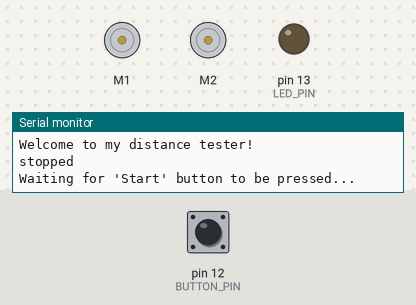
This sketch was run on a simulated Arduino Nano, built with avr-gcc and run on an emulated ATmega328P. On the bench: 2 × DC motor (green arrow = forward, orange = backward, longer = faster), output pins drawn as LEDs (lit = HIGH), the last lines printed to the serial monitor. Inputs (shaded band) come from the test bench; at power-on: pin 12 (BUTTON_PIN) HIGH.

Above: at 1.2 s.
1.3 s: pin 12 (BUTTON_PIN) pulled LOW for 0.15 s
At 4.02 s:
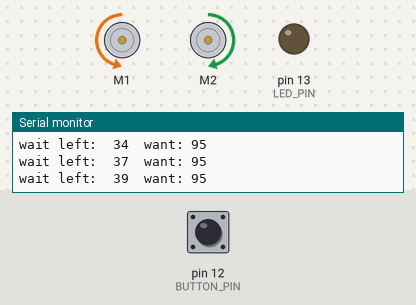
At 5.5 s:
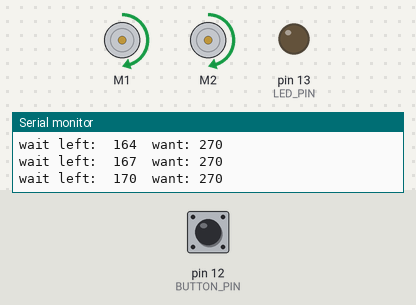
Timing chart, 0 to 10.4 s (numbered marks = the images above; inputs shaded):
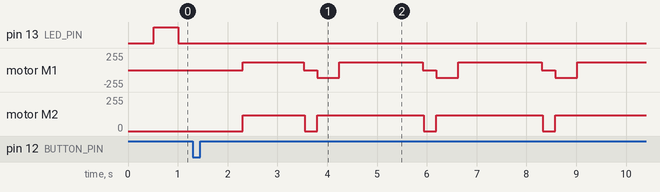

Measured:
- after the input at 1.3 s, pin 13 (LED_PIN): stops changing and stays LOW; motor M1: stopped → forward 119/255 after 1.0 s, then repeats every 2.4 s: stopped 0.27 s, backward 119/255 0.45 s, forward 119/255 1.7 s; motor M2: stopped → forward 119/255 after 1.0 s, then repeats every 2.4 s: stopped 0.25 s, forward 119/255 2.1 s

The sketch:

Lab8_Drive.ino
```cpp
// ===========================================================
//
// Lab8_Drive.ino
// Description: Arduino encoder tester
// Name: John Albrecht and Joseph Ortiz
// Date: October 23, 2018
// Class: CMPE-110
// Section: Section 1, Tuesday, 5:00PM
//
// ===========================================================
//
#include <RedBot.h>

// 'Start' button
#define BUTTON_PIN 12

// user LED
#define LED_PIN 13

// the left and right wheel encoders
#define L_ENCODER_PIN A2
#define R_ENCODER_PIN 10

// the left, center and right line sensors
#define L_LINE_SENSOR_PIN A3
#define C_LINE_SENSOR_PIN A6
#define R_LINE_SENSOR_PIN A7
#define LINETHRESHOLD 1024      // threshold to know we are on the line: 1 (very light) to 1024 (very dark)

// the front Sensor
#define TRIG_PIN A1
#define ECHO_PIN A0

// Motor
#define MAX_SPEED 255           // Fastest speed
#define MIN_SPEED 1             // Slowest speed

// Define the motors, encoders and sensor objects
RedBotMotors motors;
RedBotEncoder encoder = RedBotEncoder(L_ENCODER_PIN, R_ENCODER_PIN);
RedBotSensor left = RedBotSensor(L_LINE_SENSOR_PIN);
RedBotSensor center = RedBotSensor(C_LINE_SENSOR_PIN);
RedBotSensor right = RedBotSensor(R_LINE_SENSOR_PIN);


void setup()
{
  Serial.begin(19200); //for serial IO to screen
  Serial.println("Welcome to my distance tester!");

  // make sure the motors are stopped
  stopMotors();

  // now that wheels are stopped, clear the encoder count
  encoder.clearEnc(BOTH);

  pinMode(BUTTON_PIN, INPUT_PULLUP); // setup 'start' button so it is LOW when pressed
  pinMode(LED_PIN, OUTPUT); // setup user LED to be an output

  // setup front sensor's trigger pin adn set to LOW (so it is not on yet)
  pinMode(TRIG_PIN, OUTPUT);
  digitalWrite(TRIG_PIN, LOW);
}

void loop()
{
  pressToStart();          // wait for 'Start' button to be pressed
  fwd(120);                // drive forward at speed 120
  waitEncoderLeft(270);    // wait 279 counts
  clearEncoders();         // clear encoders
  turnLeft(120);           // turn to the left at speed 120
  waitEncoderLeft(95);    // wait until it turns enough (100 counts)
  fwd(120);                // drive forward at speed 120
  waitEncoderLeft(270);    // wait 279 counts
  clearEncoders();         // clear encoders
  turnLeft(120);           // turn to the left at speed 120
  waitEncoderLeft(95);    // wait until it turns enough (100 counts)
  fwd(120);                // drive forward at speed 120
  waitEncoderLeft(270);    // wait 279 counts
  clearEncoders();         // clear encoders
  turnLeft(120);           // turn to the left at speed 120
  waitEncoderLeft(95);    // wait until it turns enough (100 counts)
  fwd(120);                // drive forward at speed 120
  waitEncoderLeft(270);    // wait 279 counts
  clearEncoders();         // clear encoders
  turnLeft(120);           // turn to the left at speed 120
  waitEncoderLeft(95);    // wait until it turns enough (100 counts)
  stopMotors();            // stop motors
  clearEncoders();         // clear encoders
}


// Function:    waitEncoderLeft
// Description: waits for left wheel encoder to change the desried amount
// Inputs:      counts - number of encoder counts to wait for
// Returns:     none
void waitEncoderLeft(int counts)
{
  long    lCount = 0;     // left motor encoder counts

  while (true)
  {
    // get current value
    lCount = abs(encoder.getTicks(LEFT));

    // print new counter value
    Serial.print("wait left:  ");
    Serial.print(lCount, DEC);
    Serial.print("\twant: ");
    Serial.print(counts, DEC);
    Serial.println("");

    if (lCount >= counts)
    {
        return;
    }
  }
}


// Function:    waitEncoderRight
// Description: waits for right wheel encoder to change the desried amount
// Inputs:      counts - number of encoder counts to wait for
// Returns:     none
void waitEncoderRight(int counts)
{
  long    rCount = 0;     // right motor encoder counts

  while (true)
  {
    // get current value
    rCount = abs(encoder.getTicks(LEFT));

    // print new counter value
    Serial.print("wait right: ");
    Serial.print(rCount, DEC);
    Serial.print("\twant: ");
    Serial.print(counts, DEC);
    Serial.println("");

    if (rCount >= counts)
    {
        return;
    }
  }
}


// Function:    clearEncoders
// Description: clears encoder counts (this stops the motors)
// Inputs:      none
// Returns:     none
void clearEncoders()
{
  stopMotors(); // stop the motors so coutns do not hcange on us
  wait(250);    // give wheels a chance to actually stop

  // clear the encoder counts
  encoder.clearEnc(LEFT);
  encoder.clearEnc(RIGHT);
}


// Function:    pressToStart
// Description: wait for the 'Start' button to be pressed
// Inputs:      none
// Returns:     none
//
void pressToStart()
{
  unsigned long startTime;
  bool pressed = false;

  Serial.println(""); // print blank line
  Serial.println("Waiting for 'Start' button to be pressed...");

  // keep blinking LED until button is pressed
  while (!pressed)
  {
    // keep LED off for 1 sec, or until button is pressed
    digitalWrite(LED_PIN, LOW);  // turn LED off
    startTime = millis();        // get current time NOTE: the micros() counter will overflow after ~50 days
    while (!pressed && ((millis() - startTime) < 500))
    {
      // see if button is pressed (i.e. LOW)
      if (digitalRead(BUTTON_PIN) == LOW)
      {
        pressed = true;
      }
    }

    // keep LED on for 1 sec, or until button is pressed
    digitalWrite(LED_PIN, HIGH); // turn LED on
    startTime = millis();        // get current time NOTE: the millis() counter will overflow after ~50 days
    while (!pressed && ((millis() - startTime) < 500))
    {
      // see if button is pressed (i.e. LOW)
      if (digitalRead(BUTTON_PIN) == LOW)
      {
        pressed = true;
      }
    }
  }

  // make sure LED is off
  digitalWrite(LED_PIN, LOW);

  // give user a chance to remove their finger
  wait(1000);

  Serial.println(""); // print blank line
}


// Function:    stopMotors
// Description: stops the wheel motors
// Inputs:      none
// Returns:     none
void stopMotors()
{
  motors.brake(); // use .stop() for a coasting stop
  // to control each motor separately
  //motors.leftDrive(0);
  //motors.rightDrive(0);

  Serial.println("stopped");
}


// Function:    fwd
// Description: set motor speed so robot drives forward
// Inputs:      speed - the speed the robot will move, 1=slow, 255=fast
// Returns:     none
void fwd(int speed)
{
  // validate the speed value
  if (speed < MIN_SPEED) speed = MIN_SPEED;
  if (speed > MAX_SPEED) speed = MAX_SPEED;

  // display the function we are in and its values
  Serial.print("forward:    ");
  Serial.println(speed, DEC);

  // start robot moving forward
  motors.drive(speed);
  // to control each motor separately
  //motors.leftDrive(speed);
  //motors.rightDrive(speed);
}


// Function:    rev
// Description: set motor speed so robot drives backwards
// Inputs:      speed - the speed the robot will move, 1=slow, 255=fast
// Returns:     none
void rev(int speed)
{
  // validate the speed value
  if (speed < MIN_SPEED) speed = MIN_SPEED;
  if (speed > MAX_SPEED) speed = MAX_SPEED;

  // display the function we are in and its values
  Serial.print("backwards:  ");
  Serial.println(speed, DEC);

  // start robot moving backward
  motors.drive(-speed);
  // to control each motor separately
  //motors.leftDrive(-speed);
  //motors.rightDrive(-speed);
}


// Function:    turnLeft
// Description: set motor speed so robot turns to the left
// Inputs:      speed - the speed the robot will turn, 1=slow, 255=fast
// Returns:     none
void turnLeft(int speed)
{
  // validate the speed value
  if (speed < MIN_SPEED) speed = MIN_SPEED;
  if (speed > MAX_SPEED) speed = MAX_SPEED;

  // display the function we are in and its values
  Serial.print("turn left:  ");
  Serial.println(speed, DEC);

  // start turning robot to the left
  // to control each motor separately
  motors.pivot(-speed);
  //motors.leftDrive(-speed);
  //motors.rightDrive(speed);
}


// Function:    turnRight
// Description: set motor speed so robot turns to the right
// Inputs:      speed - the speed the robot will turn, 1=slow, 255=fast
// Returns:     none
void turnRight(int speed)
{
  // validate the speed value
  if (speed < MIN_SPEED) speed = MIN_SPEED;
  if (speed > MAX_SPEED) speed = MAX_SPEED;

  // display the function we are in and its values
  Serial.print("turn right: ");
  Serial.println(speed, DEC);

  // start turning robot to the right
  motors.pivot(speed);
  // to control each motor separately
  //motors.leftDrive(speed);
  //motors.rightDrive(-speed);
}


// Function:    wait
// Description: wait for the desired length of time, before this function returns
// Inputs:      duration - number of milliseconds before this function returns
// Returns:     none
void wait(int duration)
{
  // display the function we are in and its values
  Serial.print("wait:       ");
  Serial.print(duration, DEC);
  Serial.println("ms");

  // wait for the desired time
  delay(duration);
}
```
